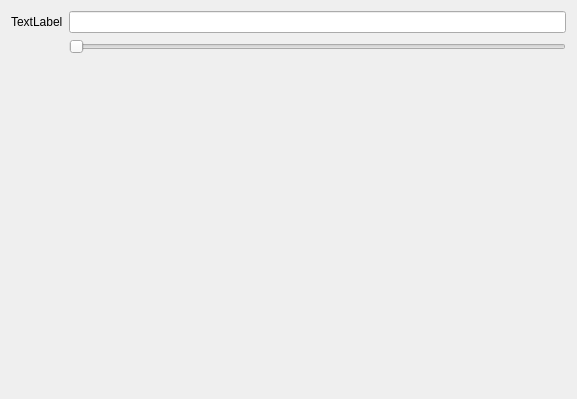
<?xml version="1.0" encoding="UTF-8"?>
<ui version="4.0">
 <class>IntType</class>
 <widget class="QWidget" name="IntType">
  <property name="geometry">
   <rect>
    <x>0</x>
    <y>0</y>
    <width>577</width>
    <height>399</height>
   </rect>
  </property>
  <property name="windowTitle">
   <string>Form</string>
  </property>
  <layout class="QFormLayout" name="formLayout">
   <item row="0" column="0">
    <widget class="QLabel" name="label">
     <property name="text">
      <string>TextLabel</string>
     </property>
    </widget>
   </item>
   <item row="0" column="1">
    <widget class="QLineEdit" name="lineEdit"/>
   </item>
   <item row="1" column="1">
    <widget class="QSlider" name="horizontalSlider">
     <property name="orientation">
      <enum>Qt::Horizontal</enum>
     </property>
    </widget>
   </item>
  </layout>
 </widget>
 <resources/>
 <connections/>
</ui>
